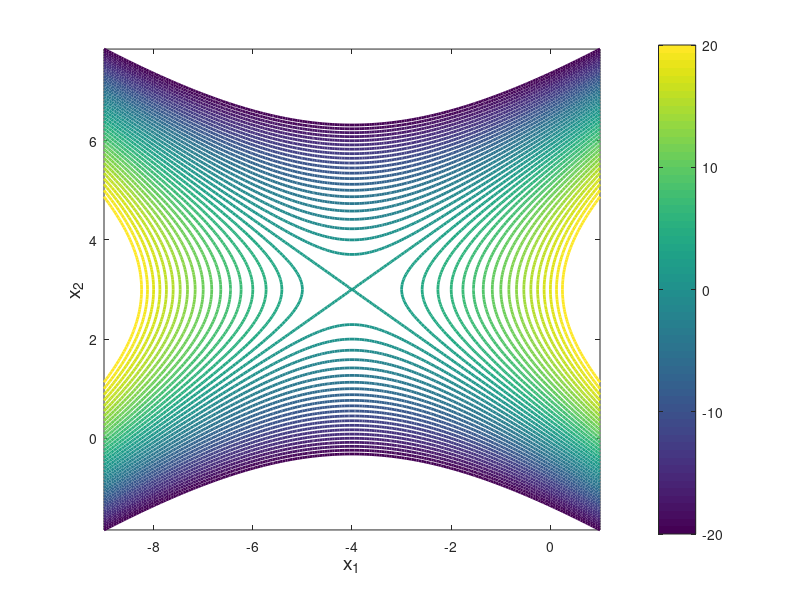

Write MATLAB code to recreate this figure.
disp('The gradient is [8+2x1; 12-4x2], and the Hessian is [2, 0; 0, -4].')
disp('Set the gradient equals 0, we obtain only one stationary point [-4;3].')
disp('Since Hessian is neither positive definite nore negative definite, the stationary point is just a saddle point.')

x1=-9:0.05:1;
x2=-2:0.05:8;
[X,Y]=meshgrid(x1,x2);
F=8*X+12*Y+X.^2-2*Y.^2;

figure,
v=[-20:20];
[c,h]=contour(X,Y,F,v,'linewidth',2);
colorbar, axis image,
xlabel('x_1','fontsize',14),
ylabel('x_2','fontsize',14),